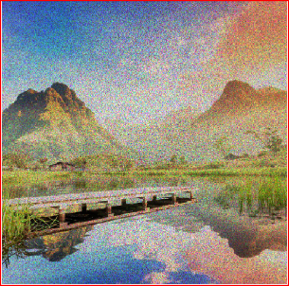
#> input picture visi komputer/materi-2/tugas 1.png, 289 x 286 px
$ jupyter execute TUGAS.ipynb
#> lines starting #> are read from the running program, lines starting #| are printed output that depends on the picture; after the words box and inside, x2 and y2 are one past the last pixel; in counts of white or black regions, pixels touching at a corner belong together
[cell 1]
import cv2
import numpy as np
import matplotlib.pyplot as plt

#### Tugas 1 Hapus noise speckle pada gambar 1 dan 3

[cell 2]
img1 = cv2.imread("tugas 1.png")
#> img1 is the input picture: shape (286, 289, 3); mean B, G, R 128.2, 140, 146.9
img3 = cv2.imread("tugas 3.png")
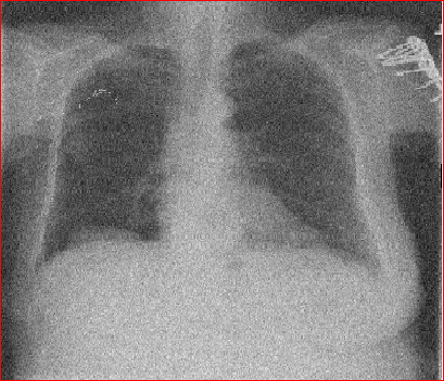
#> input picture visi komputer/materi-2/tugas 3.png, 444 x 381 px
#> img3 is the input picture: shape (381, 444, 3); mean B, G, R 126.1, 126.1, 128.6

img1 = cv2.cvtColor(img1, cv2.COLOR_BGR2RGB)
img3 = cv2.cvtColor(img3, cv2.COLOR_BGR2RGB)

denoised_img1 = cv2.medianBlur(img1, 5)
denoised_img3 = cv2.medianBlur(img3, 5)

plt.figure(figsize=(15,10))

plt.subplot(2,2,1)
plt.imshow(img1)
plt.title("img 1 ori")
plt.axis("off")

plt.subplot(2,2,3)
plt.imshow(denoised_img1)
plt.title("hapus noise img 1")
plt.axis("off")

plt.subplot(2,2,2)
plt.imshow(img3)
plt.title("img3 ori")
plt.axis("off")

plt.subplot(2,2,4)
plt.imshow(denoised_img3)
plt.title("hapus noise img 3")
plt.axis("off")

plt.show()

#### Tugas 2 Hapus noise anotasi pada gambar 2

[cell 3]
img2 = cv2.imread("tugas 2.jpg", cv2.IMREAD_GRAYSCALE)
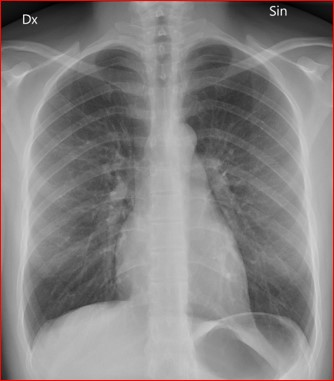
#> input picture visi komputer/materi-2/tugas 2.jpg, 334 x 381 px
#> img2: shape (381, 334); min 0, max 255, mean 131.7

mask = np.zeros_like(img2)

_, mask_dx = cv2.threshold(img2[:50, :150], 180, 255, cv2.THRESH_BINARY)
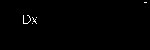
#> mask_dx: shape (50, 150); 0.49% white in thin lines or dots, all inside (x1, y1, x2, y2) = (23, 2, 147, 24)
_, mask_sin = cv2.threshold(img2[:50, -150:], 180, 255, cv2.THRESH_BINARY)
#> mask_sin: shape (50, 150); 0.36% white in thin lines or dots, all inside (x1, y1, x2, y2) = (86, 6, 102, 16)
mask[:50, :150] = mask_dx
mask[:50, -150:] = mask_sin
#> mask: shape (381, 334); 0.05% white in thin lines or dots, all inside (x1, y1, x2, y2) = (23, 2, 286, 24)

kernel = np.ones((5,5), np.uint8)
mask = cv2.dilate(mask, kernel, iterations=1)
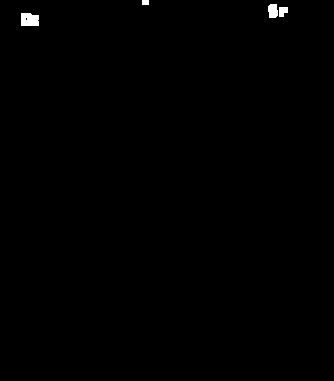
#> mask: shape (381, 334); 0.35% white; 4 white regions, box (x1, y1, x2, y2) and area: (21, 13, 39, 26) 216, (268, 4, 278, 18) 122, (279, 7, 288, 17) 74, (142, 0, 149, 5) 35

cleaned_img2 = cv2.inpaint(img2, mask, inpaintRadius=5, flags=cv2.INPAINT_TELEA)

plt.figure(figsize=(15,10))

plt.subplot(1,3,1)
plt.imshow(img2, cmap="gray")
plt.title("img 2 ori")
plt.axis("off")

plt.subplot(1,3,2)
plt.imshow(mask, cmap="gray")
plt.title("mask")
plt.axis("off")

plt.subplot(1,3,3)
plt.imshow(cleaned_img2, cmap="gray")
plt.title("img2 bersih")
plt.axis("off")

plt.show()

#### Tugas 3 image enhancement

[cell 4]
# gambar 2
kernel_sharpening = np.array([[-1, -1, -1],
                              [-1,  9, -1],
                              [-1, -1, -1]])
sharpened_img2 = cv2.filter2D(cleaned_img2, -1, kernel_sharpening)

brightness_value = 30
brightened_img2 = cv2.convertScaleAbs(sharpened_img2, alpha=1.0, beta=brightness_value)
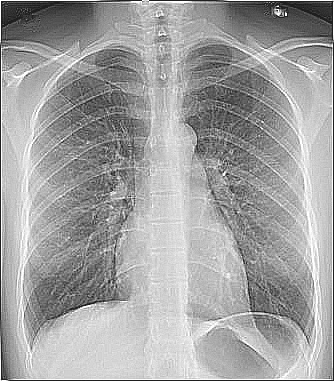
#> brightened_img2: shape (381, 334); min 30, max 255, mean 161.8


# gambar 1
kernel_sharpening = np.array([[-1, -1, -1],
                              [-1,  9, -1],
                              [-1, -1, -1]])

brightness_value = 30
brightened_img1 = cv2.convertScaleAbs(denoised_img1, alpha=1.0, beta=brightness_value)
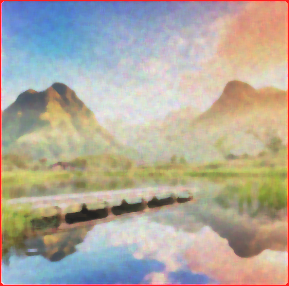
#> brightened_img1: shape (286, 289, 3); mean R, G, B 176.7, 168.9, 156.9

# gambar 3
kernel_sharpening = np.array([[-1, -1, -1],
                              [-1,  9, -1],
                              [-1, -1, -1]])

brightness_value = 30
brightened_img3 = cv2.convertScaleAbs(denoised_img3, alpha=1.0, beta=brightness_value)
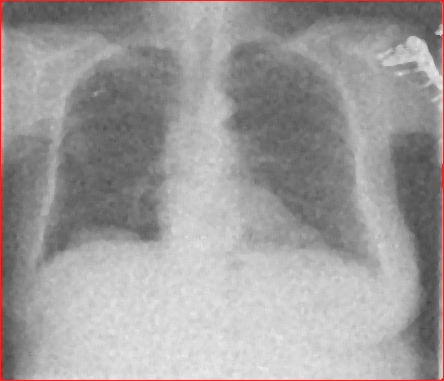
#> brightened_img3: shape (381, 444, 3); mean R, G, B 158.4, 155.6, 155.6

plt.figure(figsize=(18, 12))

plt.subplot(3, 4, 1)
plt.imshow(img2, cmap="gray")
plt.title("ori")
plt.axis("off")

plt.subplot(3, 4, 2)
plt.imshow(cleaned_img2, cmap="gray")
plt.title("Cleaned Image")
plt.axis("off")

plt.subplot(3, 4, 3)
plt.imshow(sharpened_img2, cmap="gray")
plt.title("Sharpened")
plt.axis("off")

plt.subplot(3, 4, 4)
plt.imshow(brightened_img2, cmap="gray")
plt.title(f"Sharpened + Brightened")
plt.axis("off")

# gambar 1
plt.subplot(3, 4, 5)
plt.imshow(img1, cmap="gray")
plt.title("ori")
plt.axis("off")

plt.subplot(3, 4, 6)
plt.imshow(denoised_img1, cmap="gray")
plt.title("Denoised Image")
plt.axis("off")

plt.subplot(3, 4, 8)
plt.imshow(brightened_img1, cmap="gray")
plt.title(f"Brightened")
plt.axis("off")

# gambar 3
plt.subplot(3, 4, 9)
plt.imshow(img3, cmap="gray")
plt.title("ori")
plt.axis("off")

plt.subplot(3, 4, 10)
plt.imshow(denoised_img3, cmap="gray")
plt.title("Denoised Image")
plt.axis("off")

plt.subplot(3, 4, 12)
plt.imshow(brightened_img3, cmap="gray")
plt.title(f"Brightened")
plt.axis("off")

plt.show()

#### Tugas 4 Image Augmentation

[cell 5]
# img 1 horizontal flip
aug_img1 = cv2.flip(brightened_img1, 1)
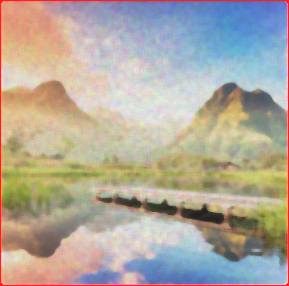
#> aug_img1: shape (286, 289, 3); mean R, G, B 176.7, 168.9, 156.9

# img 2 +45 rotation
h2, w2 = brightened_img2.shape[:2]
#> h2 = 381; w2 = 334
M = cv2.getRotationMatrix2D((w2 // 2, h2 // 2), 45, 1.0)
aug_img2 = cv2.warpAffine(brightened_img2, M, (w2, h2))
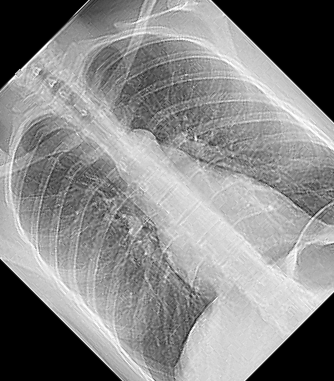
#> aug_img2: shape (381, 334); min 0, max 255, mean 136.3

# img 3 crop
h3, w3 = brightened_img3.shape[:2]
#> h3 = 381; w3 = 444
aug_img3 = brightened_img3[50:h3-50, 50:w3-50]
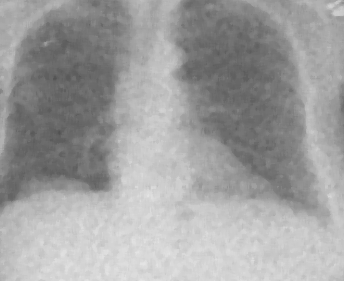
#> aug_img3: shape (281, 344, 3); min 81, max 228, mean 159.9

plt.figure(figsize=(15, 6))

plt.subplot(1, 3, 1)
plt.imshow(aug_img1)
plt.title("img 1 horizontal flip")
plt.axis("off")

plt.subplot(1, 3, 2)
plt.imshow(aug_img2, cmap="gray")
plt.title("img 2 +45 rotation")
plt.axis("off")

plt.subplot(1, 3, 3)
plt.imshow(aug_img3, cmap="gray")
plt.title("img 3 crop")
plt.axis("off")

plt.tight_layout()
plt.show()
